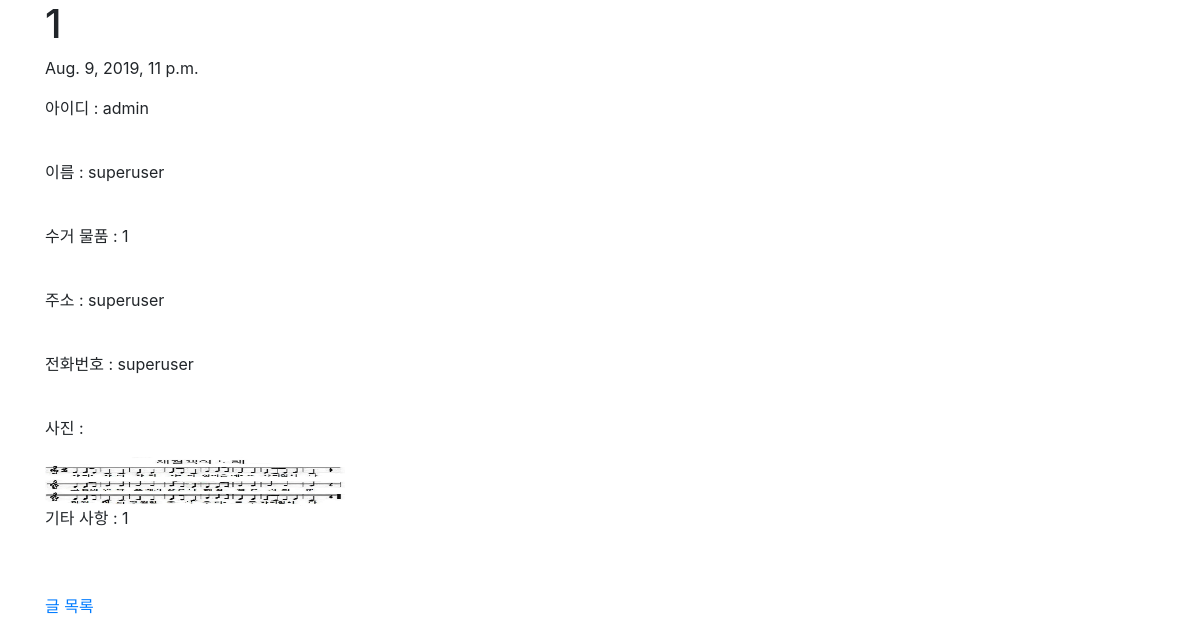
The app's page /disposal/19 with its own data.
### disposal/models.py (models this page shows, shortened)
class Disposal(models.Model):
    title=models.CharField(max_length=200)
    pub_date=models.DateTimeField('date published')
    address=models.CharField(max_length=200)
    name=models.CharField(max_length=200)
    writer=models.CharField(max_length=200, default=True)
    item=models.CharField(max_length=200)
    phone=models.CharField(max_length=200)
    etc=models.TextField()
    photo = models.ImageField(upload_to="image/")

### disposal/views.py (the view)
# urls.py: path('<int:disposal_id>', views.detail2, name="detail2"),
def detail2(request, disposal_id):
    disposal_detail=get_object_or_404(Disposal, pk=disposal_id)
    return render(request, 'detail2.html', {'disposal':disposal_detail})

### disposal/templates/detail2.html (shortened to what this page needs)
<!DOCTYPE html>
<html lang="en">
<head>
    <link rel="stylesheet" href="https://stackpath.bootstrapcdn.com/bootstrap/4.3.1/css/bootstrap.min.css">
</head>
<body>
    <div class="container">
            <h1> {{disposal.title}} </h1>
            <p> {{disposal.pub_date}} </p>
            <p> 아이디 : {{disposal.writer}} </p>
            <br>
            <p> 이름 : {{disposal.name}} </p>
            <br>
            <p> 수거 물품 : {{disposal.item}} </p>
            <br>
            <p> 주소 : {{disposal.address}} </p>
            <br>
            <p> 전화번호 : {{disposal.phone}} </p>
            <br>
            <p> 사진 : </p>
            {% if disposal.photo %}
            <img src="{{ disposal.photo.url }}" alt="..." width="300px" height="50px">
            {% endif %}
            <br>
            <p> 기타 사항 : {{disposal.etc}} </p>
            <br><br>
            <a href="{%url 'disposal'%}">글 목록</a>
    </div>
</body>
</html>

### records on screen
Disposal: title "1", pub_date "Aug. 9, 2019, 11 p.m.", writer "admin", name "superuser", item "1", address "superuser", phone "superuser", photo (picture), etc "1"
